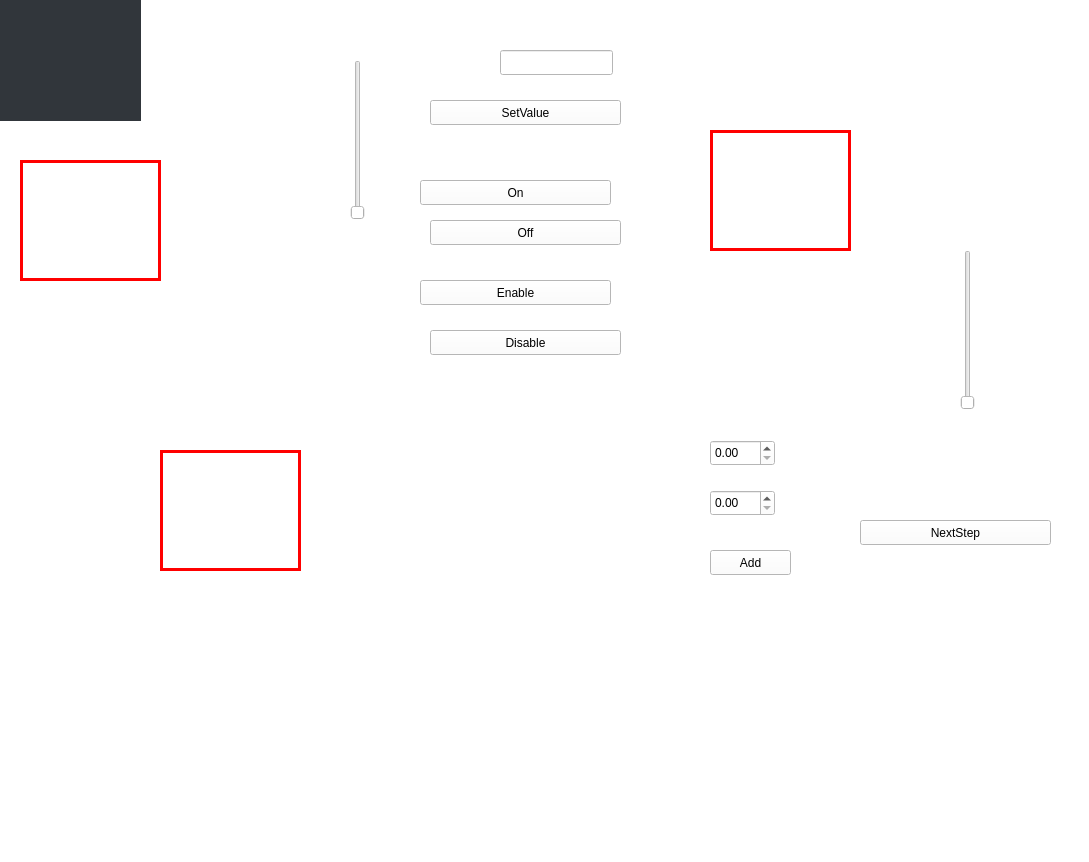
<?xml version="1.0" encoding="UTF-8"?>
<ui version="4.0">
 <class>tests</class>
 <widget class="QMainWindow" name="tests">
  <property name="geometry">
   <rect>
    <x>0</x>
    <y>0</y>
    <width>1089</width>
    <height>862</height>
   </rect>
  </property>
  <property name="minimumSize">
   <size>
    <width>100</width>
    <height>100</height>
   </size>
  </property>
  <property name="maximumSize">
   <size>
    <width>1600</width>
    <height>950</height>
   </size>
  </property>
  <property name="palette">
   <palette>
    <active>
     <colorrole role="Button">
      <brush brushstyle="SolidPattern">
       <color alpha="255">
        <red>255</red>
        <green>255</green>
        <blue>255</blue>
       </color>
      </brush>
     </colorrole>
     <colorrole role="Midlight">
      <brush brushstyle="SolidPattern">
       <color alpha="255">
        <red>248</red>
        <green>245</green>
        <blue>240</blue>
       </color>
      </brush>
     </colorrole>
     <colorrole role="Dark">
      <brush brushstyle="SolidPattern">
       <color alpha="255">
        <red>120</red>
        <green>117</green>
        <blue>113</blue>
       </color>
      </brush>
     </colorrole>
     <colorrole role="Mid">
      <brush brushstyle="SolidPattern">
       <color alpha="255">
        <red>161</red>
        <green>157</green>
        <blue>151</blue>
       </color>
      </brush>
     </colorrole>
     <colorrole role="Window">
      <brush brushstyle="SolidPattern">
       <color alpha="255">
        <red>255</red>
        <green>255</green>
        <blue>255</blue>
       </color>
      </brush>
     </colorrole>
     <colorrole role="Shadow">
      <brush brushstyle="SolidPattern">
       <color alpha="255">
        <red>0</red>
        <green>0</green>
        <blue>0</blue>
       </color>
      </brush>
     </colorrole>
     <colorrole role="AlternateBase">
      <brush brushstyle="SolidPattern">
       <color alpha="255">
        <red>248</red>
        <green>245</green>
        <blue>240</blue>
       </color>
      </brush>
     </colorrole>
    </active>
    <inactive>
     <colorrole role="Button">
      <brush brushstyle="SolidPattern">
       <color alpha="255">
        <red>255</red>
        <green>255</green>
        <blue>255</blue>
       </color>
      </brush>
     </colorrole>
     <colorrole role="Midlight">
      <brush brushstyle="SolidPattern">
       <color alpha="255">
        <red>248</red>
        <green>245</green>
        <blue>240</blue>
       </color>
      </brush>
     </colorrole>
     <colorrole role="Dark">
      <brush brushstyle="SolidPattern">
       <color alpha="255">
        <red>120</red>
        <green>117</green>
        <blue>113</blue>
       </color>
      </brush>
     </colorrole>
     <colorrole role="Mid">
      <brush brushstyle="SolidPattern">
       <color alpha="255">
        <red>161</red>
        <green>157</green>
        <blue>151</blue>
       </color>
      </brush>
     </colorrole>
     <colorrole role="Window">
      <brush brushstyle="SolidPattern">
       <color alpha="255">
        <red>255</red>
        <green>255</green>
        <blue>255</blue>
       </color>
      </brush>
     </colorrole>
     <colorrole role="Shadow">
      <brush brushstyle="SolidPattern">
       <color alpha="255">
        <red>0</red>
        <green>0</green>
        <blue>0</blue>
       </color>
      </brush>
     </colorrole>
     <colorrole role="AlternateBase">
      <brush brushstyle="SolidPattern">
       <color alpha="255">
        <red>248</red>
        <green>245</green>
        <blue>240</blue>
       </color>
      </brush>
     </colorrole>
    </inactive>
    <disabled>
     <colorrole role="Button">
      <brush brushstyle="SolidPattern">
       <color alpha="255">
        <red>255</red>
        <green>255</green>
        <blue>255</blue>
       </color>
      </brush>
     </colorrole>
     <colorrole role="Midlight">
      <brush brushstyle="SolidPattern">
       <color alpha="255">
        <red>248</red>
        <green>245</green>
        <blue>240</blue>
       </color>
      </brush>
     </colorrole>
     <colorrole role="Dark">
      <brush brushstyle="SolidPattern">
       <color alpha="255">
        <red>120</red>
        <green>117</green>
        <blue>113</blue>
       </color>
      </brush>
     </colorrole>
     <colorrole role="Mid">
      <brush brushstyle="SolidPattern">
       <color alpha="255">
        <red>161</red>
        <green>157</green>
        <blue>151</blue>
       </color>
      </brush>
     </colorrole>
     <colorrole role="Window">
      <brush brushstyle="SolidPattern">
       <color alpha="255">
        <red>255</red>
        <green>255</green>
        <blue>255</blue>
       </color>
      </brush>
     </colorrole>
     <colorrole role="Shadow">
      <brush brushstyle="SolidPattern">
       <color alpha="255">
        <red>0</red>
        <green>0</green>
        <blue>0</blue>
       </color>
      </brush>
     </colorrole>
     <colorrole role="AlternateBase">
      <brush brushstyle="SolidPattern">
       <color alpha="255">
        <red>241</red>
        <green>235</green>
        <blue>226</blue>
       </color>
      </brush>
     </colorrole>
    </disabled>
   </palette>
  </property>
  <property name="windowTitle">
   <string>MainWindow</string>
  </property>
  <property name="toolTip">
   <string/>
  </property>
  <property name="styleSheet">
   <string notr="true">background: white;

</string>
  </property>
  <widget class="QWidget" name="centralwidget">
   <property name="styleSheet">
    <string notr="true"/>
   </property>
   <widget class="GenericDisplayButton" name="widget" native="true">
    <property name="geometry">
     <rect>
      <x>0</x>
      <y>0</y>
      <width>141</width>
      <height>121</height>
     </rect>
    </property>
    <property name="styleSheet">
     <string notr="true"> background: rgb(49, 54, 59);</string>
    </property>
   </widget>
   <widget class="QPushButton" name="pushButton_turnoncenter">
    <property name="geometry">
     <rect>
      <x>420</x>
      <y>180</y>
      <width>191</width>
      <height>25</height>
     </rect>
    </property>
    <property name="text">
     <string>On</string>
    </property>
   </widget>
   <widget class="QPushButton" name="pushButton_turnoffcenter">
    <property name="geometry">
     <rect>
      <x>430</x>
      <y>220</y>
      <width>191</width>
      <height>25</height>
     </rect>
    </property>
    <property name="text">
     <string>Off</string>
    </property>
   </widget>
   <widget class="QLineEdit" name="lineEdit_value">
    <property name="geometry">
     <rect>
      <x>500</x>
      <y>50</y>
      <width>113</width>
      <height>25</height>
     </rect>
    </property>
   </widget>
   <widget class="QPushButton" name="pushButton_setvalue">
    <property name="geometry">
     <rect>
      <x>430</x>
      <y>100</y>
      <width>191</width>
      <height>25</height>
     </rect>
    </property>
    <property name="text">
     <string>SetValue</string>
    </property>
   </widget>
   <widget class="PoleLevelIndicator" name="widget_pole" native="true">
    <property name="geometry">
     <rect>
      <x>500</x>
      <y>420</y>
      <width>121</width>
      <height>131</height>
     </rect>
    </property>
    <property name="styleSheet">
     <string notr="true"/>
    </property>
   </widget>
   <widget class="QSlider" name="verticalSlider">
    <property name="geometry">
     <rect>
      <x>350</x>
      <y>60</y>
      <width>16</width>
      <height>160</height>
     </rect>
    </property>
    <property name="maximum">
     <number>10</number>
    </property>
    <property name="orientation">
     <enum>Qt::Vertical</enum>
    </property>
   </widget>
   <widget class="GenericDisplayButton" name="widget_2" native="true">
    <property name="geometry">
     <rect>
      <x>20</x>
      <y>160</y>
      <width>141</width>
      <height>121</height>
     </rect>
    </property>
    <property name="styleSheet">
     <string notr="true">border: 3px solid red;


</string>
    </property>
   </widget>
   <widget class="QPushButton" name="pushButton_enable">
    <property name="geometry">
     <rect>
      <x>420</x>
      <y>280</y>
      <width>191</width>
      <height>25</height>
     </rect>
    </property>
    <property name="text">
     <string>Enable</string>
    </property>
   </widget>
   <widget class="QPushButton" name="pushButton_disable">
    <property name="geometry">
     <rect>
      <x>430</x>
      <y>330</y>
      <width>191</width>
      <height>25</height>
     </rect>
    </property>
    <property name="text">
     <string>Disable</string>
    </property>
   </widget>
   <widget class="QSlider" name="verticalSlider_duration">
    <property name="geometry">
     <rect>
      <x>960</x>
      <y>250</y>
      <width>16</width>
      <height>160</height>
     </rect>
    </property>
    <property name="maximum">
     <number>500</number>
    </property>
    <property name="orientation">
     <enum>Qt::Vertical</enum>
    </property>
   </widget>
   <widget class="QPushButton" name="pushButton_nextstep">
    <property name="geometry">
     <rect>
      <x>860</x>
      <y>520</y>
      <width>191</width>
      <height>25</height>
     </rect>
    </property>
    <property name="text">
     <string>NextStep</string>
    </property>
   </widget>
   <widget class="ClickableGeometricShape" name="widget_3" native="true">
    <property name="geometry">
     <rect>
      <x>160</x>
      <y>450</y>
      <width>141</width>
      <height>121</height>
     </rect>
    </property>
    <property name="styleSheet">
     <string notr="true">border: 3px solid red;
</string>
    </property>
   </widget>
   <widget class="HorisontalLevelBars" name="widget_4" native="true">
    <property name="geometry">
     <rect>
      <x>710</x>
      <y>130</y>
      <width>141</width>
      <height>121</height>
     </rect>
    </property>
    <property name="styleSheet">
     <string notr="true">border: 3px solid red;
</string>
    </property>
   </widget>
   <widget class="Histogram" name="widget_histogram" native="true">
    <property name="geometry">
     <rect>
      <x>370</x>
      <y>380</y>
      <width>271</width>
      <height>251</height>
     </rect>
    </property>
   </widget>
   <widget class="QDoubleSpinBox" name="doubleSpinBox_key">
    <property name="geometry">
     <rect>
      <x>710</x>
      <y>440</y>
      <width>65</width>
      <height>26</height>
     </rect>
    </property>
   </widget>
   <widget class="QDoubleSpinBox" name="doubleSpinBox_value">
    <property name="geometry">
     <rect>
      <x>710</x>
      <y>490</y>
      <width>65</width>
      <height>26</height>
     </rect>
    </property>
   </widget>
   <widget class="QPushButton" name="pushButton_add">
    <property name="geometry">
     <rect>
      <x>710</x>
      <y>550</y>
      <width>81</width>
      <height>25</height>
     </rect>
    </property>
    <property name="text">
     <string>Add</string>
    </property>
   </widget>
   <widget class="FancyDisplay" name="widget_5" native="true">
    <property name="geometry">
     <rect>
      <x>190</x>
      <y>250</y>
      <width>171</width>
      <height>141</height>
     </rect>
    </property>
   </widget>
  </widget>
  <action name="actionOn">
   <property name="text">
    <string>ON   </string>
   </property>
  </action>
  <action name="actionOff">
   <property name="text">
    <string>OFF  </string>
   </property>
  </action>
  <action name="actionQuit">
   <property name="text">
    <string>Quit</string>
   </property>
  </action>
  <action name="actionGrille_ON">
   <property name="text">
    <string>Grille ON</string>
   </property>
  </action>
  <action name="actionGraphes">
   <property name="text">
    <string>Graphes</string>
   </property>
  </action>
  <action name="grilleON">
   <property name="text">
    <string>Grille ON</string>
   </property>
  </action>
  <action name="grilleOFF">
   <property name="text">
    <string>Grille OFF</string>
   </property>
  </action>
  <action name="incGraphe">
   <property name="text">
    <string>Graphe +</string>
   </property>
  </action>
  <action name="actuGraphe">
   <property name="text">
    <string>Graphe</string>
   </property>
  </action>
  <action name="decGraphe">
   <property name="text">
    <string>Graphe -</string>
   </property>
  </action>
  <action name="Test_Sommet_ON">
   <property name="text">
    <string>Test Sommet ON</string>
   </property>
  </action>
  <action name="Test_Sommet_OFF">
   <property name="text">
    <string>Test Sommet OFF</string>
   </property>
  </action>
  <action name="actionCrb_ON">
   <property name="text">
    <string>Crb ON</string>
   </property>
  </action>
  <action name="actionCrb_OFF">
   <property name="text">
    <string>Crb OFF</string>
   </property>
  </action>
  <action name="actionSave_Graphe">
   <property name="text">
    <string>save Graphe</string>
   </property>
  </action>
  <action name="actionLoad_Graphe">
   <property name="text">
    <string>load Graphe</string>
   </property>
  </action>
  <action name="actionClear_Graphe">
   <property name="text">
    <string>clear Graphe</string>
   </property>
  </action>
 </widget>
 <customwidgets>
  <customwidget>
   <class>GenericDisplayButton</class>
   <extends>QWidget</extends>
   <header>GenericDisplayButton.h</header>
   <container>1</container>
  </customwidget>
  <customwidget>
   <class>PoleLevelIndicator</class>
   <extends>QWidget</extends>
   <header>PoleLevelIndicator.h</header>
   <container>1</container>
  </customwidget>
  <customwidget>
   <class>ClickableGeometricShape</class>
   <extends>QWidget</extends>
   <header>ClickableGeometricShape.h</header>
   <container>1</container>
  </customwidget>
  <customwidget>
   <class>HorisontalLevelBars</class>
   <extends>QWidget</extends>
   <header>HorisontalLevelBars.h</header>
   <container>1</container>
  </customwidget>
  <customwidget>
   <class>Histogram</class>
   <extends>QWidget</extends>
   <header>Histogram.h</header>
   <container>1</container>
  </customwidget>
  <customwidget>
   <class>FancyDisplay</class>
   <extends>QWidget</extends>
   <header>FancyDisplay.h</header>
   <container>1</container>
  </customwidget>
 </customwidgets>
 <resources/>
 <connections/>
</ui>
